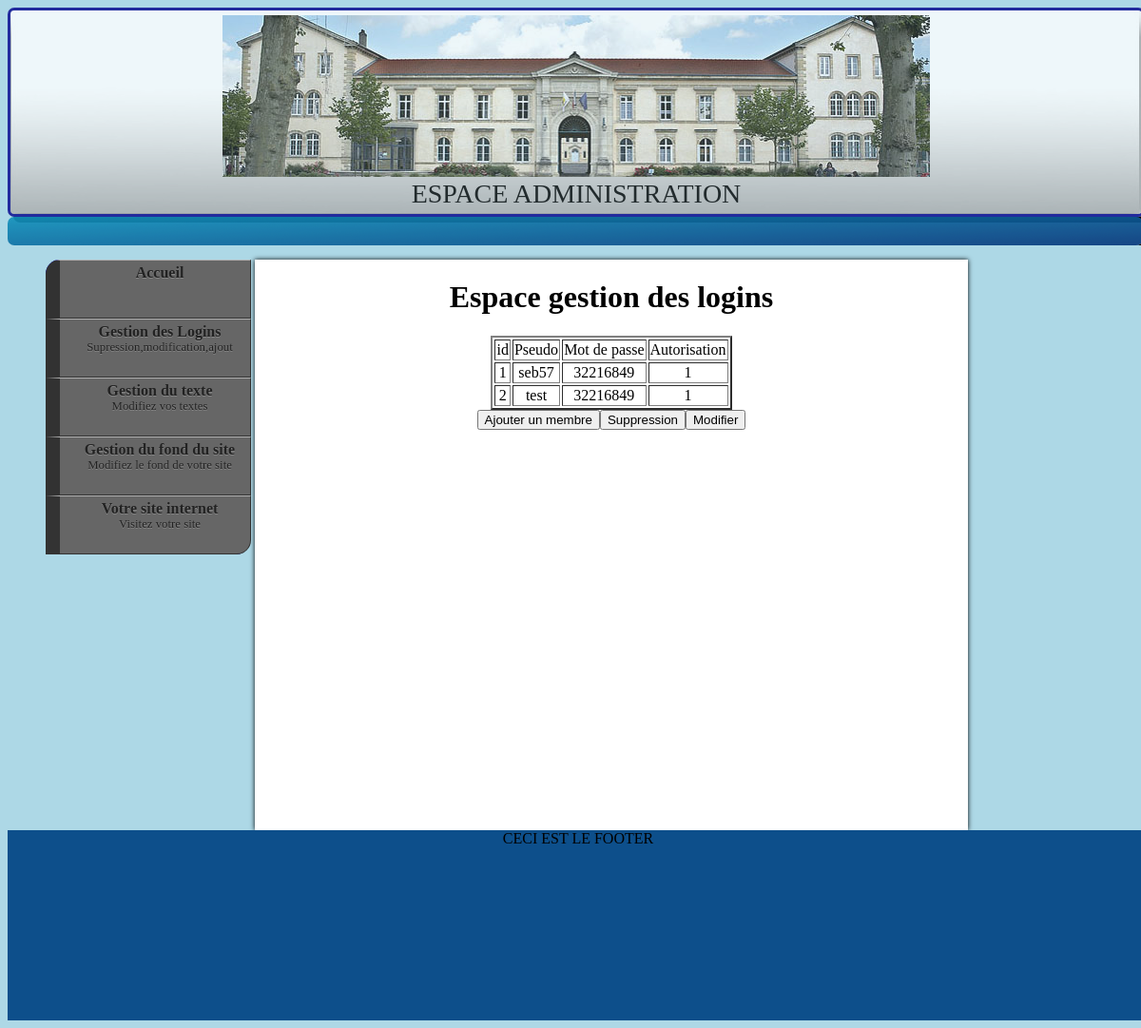
Screenshot of /admin/index_admin.php?page=espace_membres (signed in) with the database file from the repository.
### tables this page shows
CREATE TABLE IF NOT EXISTS `membres` (
  `id` int(11) NOT NULL AUTO_INCREMENT,
  `pseudo` varchar(16) NOT NULL,
  `pass` varchar(16) NOT NULL,
  `autorisation` int(11) NOT NULL,
  PRIMARY KEY (`id`)
);

### admin/espace_membres.php (the view, shortened to what this page needs)
<html>
 <head><title>Programme</title></head>
  <body>
   <form name="formulaire" method="POST">
	<?php
		try
{
    $bdd = new PDO('mysql:host=localhost;dbname=espace_membres', 'root','');
}
catch(Exception $e)
{
        die('Erreur : '.$e->getMessage());
}
		echo"<h1>Espace gestion des logins </h1>";
		$requete= $bdd->query('SELECT * FROM membres');
		 echo "<table border=2>";
			echo  '<td>id</td>';
			echo '<td>Pseudo</td>';
			echo '<td>Mot de passe</td>';
			echo '<td>Autorisation</td>';
		 while ($ligne = $requete->fetch())
		{
			if(isset($_POST["insert"]))
			{
			echo '<td>'.$ligne["id"].'</td>';
			echo '<td>'.$ligne["pseudo"].'</td>';
			echo '<td>'.$ligne["pass"].'</td>';
			echo '<td>'.$ligne["autorisation"].'</td>';
			echo '</tr>';
			}
			else
			{
			echo '<tr>';
			echo '<td>'.$ligne["id"].'</td>';
			echo '<td>'.$ligne["pseudo"].'</td>';
			echo '<td>'.$ligne["pass"].'</td>';
			echo '<td>'.$ligne["autorisation"].'</td>';
			}
		}
		  echo "</table>";
		   echo "<input type='submit' name='insert' value='Ajouter un membre' />";
		  echo "<input type='submit' name='del' value='Suppression' />";
		  echo "<input type='submit' name='updt' value='Modifier' />";
	?>
  </form>
 </body>
</html>

### admin/index_admin.php (shortened to what this page needs)
<!doctype html>
<html lang="fr">
	<head>
			<?php
			include('include_admin/style_CSS2.php');
				?>
	</head>
	<body>
		<?php
	 if (!empty($_SESSION['id']))
	 {
	 ?>
		<div id='page'>
			<?php
			include('include_admin/header.php');
			?>
			<?php
			include('include_admin/menu.php');
				?>
				<div id="contenu_admin">
						<?php
$pagesOK['accueil'] = 'accueil.php';
$pagesOK['adherer'] = 'page_adherer2.php';
$pagesOK['login'] = 'login.php';
$pagesOK['loginok'] = 'loginok.php';
$pagesOK['association'] = 'association.php';
$pagesOK['livre'] = 'livre.php';
$pagesOK['404'] = '404.php';
$pagesOK['fiche_recap'] = 'fiche_recapitulative.php';
$pagesOK['deconnexion'] = 'deconnexion.php';
$pagesOK['options'] = '..admin/options.php';
 $pagesOK['supprimer'] = 'supprimer.php';
 $pagesOK['accueil_administration'] = 'accueil_administration.php';
  $pagesOK['espace_membres'] = 'espace_membres.php';
   $pagesOK['modif_texte'] = 'modif_texte.php';
    $pagesOK['modif_texte_accueil'] = 'modif_texte_accueil.php';
	  $pagesOK['modif_texte_news'] = 'modif_texte_news.php';
	   $pagesOK['modif_texte_contacts'] = 'modif_texte_contacts.php';
	   $pagesOK['modif_texte_pied_de_page_categorie1'] = 'modif_texte_pied_de_page_categorie1.php';
	   $pagesOK['modif_texte_pied de page_categorie3'] = 'modif_texte_pied de page_categorie3.php';
if(!empty($_GET['page'])
&& array_key_exists($_GET['page'], $pagesOK))
{
    $page = $_GET['page'];
include($pagesOK[$page]);
}
		else
		{
		$page = 'accueil_administration';
include('accueil_administration.php');
		}
  ?>
			    </div>
				<?php
				 include('include_admin/footer.php');
				?>
			</div>
		  <?php
		}
		else
		{
		echo"Vous n'avez pas l'autorisation d'accéderr à cette page !";
		}
		?>
		</body>
</html>

### admin/include_admin/style_CSS2.php
<link rel="stylesheet" href="style_bleu.css" type="text/css" media="screen" />

### admin/include_admin/header.php
<div id="header">
<div id="img_titre_head">
		<img src="../images/lycee1.jpg" />
	</div>
	<div id="textbandeau">
		<span>ESPACE ADMINISTRATION<span>
	</div>
</div>
<div id='bande'>
</div>

### admin/include_admin/menu.php (shortened to what this page needs)
<div id='menu_admin'>
                 <section id="article19" class="crayon article-css-19 demoTime">
<ul>
<li>
<a href="index_admin.php">
Accueil
</a>
</li>
<li>
<a href="index_admin.php?page=espace_membres">
Gestion des Logins
<strong>Supression,modification,ajout </strong>
</a>
</li>
<li>
<a href="index_admin.php?page=modif_texte">
Gestion du texte
<strong>Modifiez vos textes</strong>
</a>
</li>
<li>
<a href="index_admin.php?page=modif_background">
Gestion du fond du site
<strong>Modifiez le fond de votre site</strong>
</a>
</li>
<li>
<a href="../index.php?accueil">
Votre site internet
<strong>Visitez votre site</strong>
</a>
</li>
</ul>
</div>

### admin/include_admin/footer.php
<div id="footer_admin">
			CECI EST LE FOOTER
				</div>

### admin/style_bleu.css (style rules this page uses)
body { background-color:lightblue; }
div { overflow: hidden; text-align: center; }
div#img_titre_head { height:170px; background-color:red; position:relative; top:5px; left:223px; width:744px; }
#textbandeau span { font-size:28px; position:relative; top:7px; }
div#header { background: url("../images/fond-banniere1.jpg") no-repeat scroll left top transparent; height:214px; width:1190px; border:3px solid darkblue; -moz-border-radius:7px; -webkit-border-radius:7px; border-radius:7px; box-shadow: 6px 6px 0px black; opacity:0.8; }
div#bande { background: url(../images/bande_bleue.png); -moz-border-radius:7px; -webkit-border-radius:7px; border-radius:7px; opacity:0.9; width:1194px; height:30px; line-height:27px; box-shadow: 6px 0px 0px black; margin: 0 0 15px; top:250px; color:white; font-weight: bold; }
table { margin:0 auto; }
table td { background-color:white; color:black; }
div#contenu_admin { width:750px; height:600px; box-shadow: 0 0 5px black; background-color:white; }
div#footer_admin { background-color:#0D4F8B; height: 200px; width: 1200px; }
div#menu_admin { height: 400px; position: relative; width: 260px; float:left; }
#article19 ul { background: none repeat scroll 0 0 transparent; border-radius: 0 15px 15px 0; margin: 0; position: relative; width: 215px; }
#article19 ul li { background: linear-gradient(#0000FA, #000080) repeat scroll 0 0 transparent; height: 62px; list-style: none outside none; position: relative; width: 215px; }
#article19 ul li a { -moz-border-bottom-colors: none; -moz-border-left-colors: none; -moz-border-right-colors: none; -moz-border-top-colors: none; background-color: #666666; border-color: rgba(255, 255, 255, 0.5) rgba(0, 0, 0, 0.5) rgba(0, 0, 0, 0.5); border-image: none; border-right: 1px solid rgba(0, 0, 0, 0.5); border-style: solid; border-width: 1px 1px 1px 15px; color: #222222; display: block; font-weight: bold; height: 56px; padding-left: 25px; padding-right: 15px; padding-top: 4px; text-decoration: none; text-shadow: 0 1px 0 #888888; transition: background 0.5s ease 0s; width: 160px; }
#article19 ul li a strong { display: block; font-size: 0.8em; font-weight: normal; }
#article19 ul li:first-child, #article19 ul li:first-child a { border-radius: 15px 0 0 0; }
#article19 ul li:last-child, #article19 ul li:last-child a { border-radius: 0 0 15px 0; }

### rows the page displays
membres: id "1", pseudo "seb57", pass "32216849", autorisation "1"
membres: id "2", pseudo "test", pass "32216849", autorisation "1"
